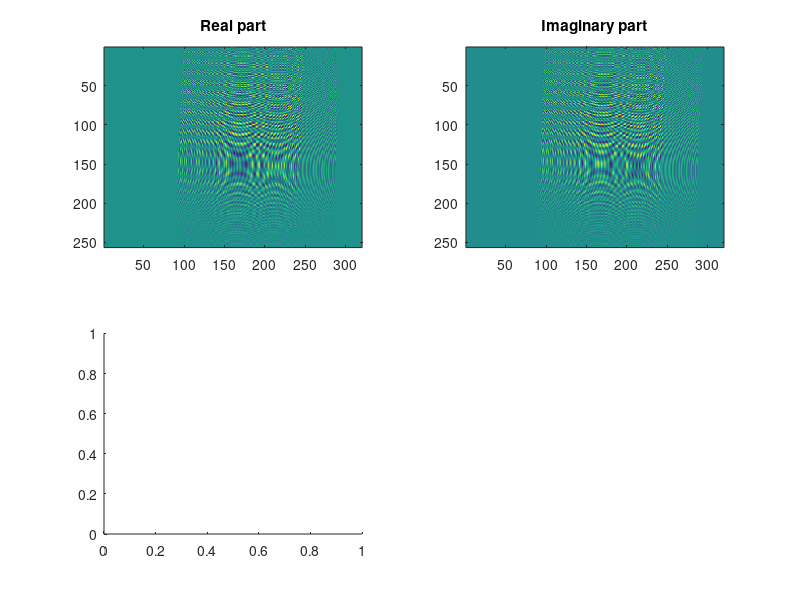

Source code (MATLAB): (Note: this script raises an error after producing the figure.)
clear all
close all
clc
%% Parameters
R_eta_c     = 20e3;     % m    slant range of scene center
V_r         = 150;      % m/s
T_r         = 2.5e-6;   % s
K_r         = 20e12;    % Hz/s
f0          = 5.3e9;    % Hz
delta_f_dop = 80;       % Hz
F_r         = 60e6;     % Hz
F_a         = 100;      % Hz
N_az        = 256;
N_rg        = 320;
theta_r_c   = 0;      % deg , beam squint angle
eta_c       = -8.1;     % s , beam center crossing time
f_eta_c        = 320;      % Hz , doppler centroid freq, fixed at 2V_rsin(theta_r_c)/lambda for all ranges
% theta_r_c = 21.9; eta_c = -49.7; f_nc = 1975;
c      = 3e8;
lambda = c/f0;
theta_r_c  = deg2rad(theta_r_c);

%% Scene definition
scene_delta_R = c/(2*F_r);
n_rg = 1:N_rg;
range_centered = (n_rg-1-N_rg/2)*scene_delta_R + R_eta_c;
tau_centered = 2*range_centered/c;

n_az = 1:N_az;
eta_centered = (n_az-1-N_az/2)/F_a + eta_c;
scene_delta_x = V_r/F_a;
x_centered = eta_centered*V_r;

[ETA, TAU] = meshgrid(eta_centered,tau_centered);
echoScene = zeros(size(TAU));
%% Chirp definition (received)
target_rg_idx = [155 155 200];
target_az_idx = [85 105 105];   % A earlier than B and C; tune until the knot is near 175
targets_R   = range_centered(target_rg_idx);
targets_eta = eta_centered(target_az_idx);   % beam-center crossing times

nTargets = length(target_rg_idx);

A0 = 1;

for ii = 1:nTargets
    R_tg = targets_R(ii);
    R0 = R_tg.*cos(theta_r_c);
    eta_tg = targets_eta(ii);
    eta_0 = eta_tg - eta_c;                      % zero-Doppler time of this target

    K_a = 2*V_r^2*cos(theta_r_c)^2/(lambda*R_tg);
    w_a = sinc(0.886.*K_a.*(ETA - eta_tg)./delta_f_dop).^2;

    R_eta = sqrt(R0^2 + V_r^2*(ETA - eta_0).^2);

    w_r_shifted = abs(TAU - 2*R_eta/c) <= T_r/2;

    echo = A0 .* w_r_shifted .* w_a ...
        .* exp(-1j.*4.*pi.*f0.*R_eta./c) ...
        .* exp(1j.*pi.*K_r.*(TAU - 2.*R_eta./c).^2);
    echoScene = echoScene + echo;
end

%% Initial Plots

figure
subplot(2,2,1)
imagesc(real(echoScene)')
view(2)
title("Real part")
subplot(2,2,2)
imagesc(imag(echoScene)')
view(2)
title("Imaginary part")
subplot(2,2,3)
imagesc(20.*log10(abs(echoScene)'./max(abs(echoScene),[],"all")))
view(2)
title("Magnitude")
subplot(2,2,4)
imagesc(angle(echoScene)')
view(2)
title("Phase")

%% Range compression
Beta_coeff = 2.5;
tau_baseband = tau_centered' - 2*R_eta_c/c;
baseband_chirp = exp(1j.*pi.*K_r.*(tau_baseband).^2);
baseband_chirp = baseband_chirp((abs(tau_baseband) <= T_r/2));
nChirp = length(baseband_chirp);
win_kaiser = ifftshift(kaiser(N_rg,Beta_coeff));
MF = conj(fft(baseband_chirp,N_rg)).*win_kaiser;

s_rc = ifft(fft(echoScene,[],1).*MF,[],1);
s_rc = s_rc(1:end-nChirp+1,:);
% s_rc = s_rc(40:40+100-1,:); %to match the book

%% Compression Plots

figure
subplot(1,2,1)
imagesc(real(s_rc)')
view(2)
title("Real part")
subplot(1,2,2)
imagesc(20.*log10(abs(s_rc)'./max(abs(s_rc),[],"all")))
view(2)
title("Magnitude")

%% Theoretical Compression
echoScene_theo = zeros(size(TAU));
for ii = 1:length(target_rg_idx)
    R_tg = targets_R(ii);
    R0 = R_tg.*cos(theta_r_c);
    eta_tg = targets_eta(ii);
    eta_0 = eta_tg - eta_c;                      % zero-Doppler time of this target

    K_a = 2*V_r^2*cos(theta_r_c)^2/(lambda*R_tg);
    w_a = sinc(0.886.*K_a.*(ETA - eta_tg)./delta_f_dop).^2;

    R_eta = sqrt(R0^2 + V_r^2*(ETA - eta_0).^2);

    B_r     = abs(K_r)*T_r;
    gamma_w = 1.18;             % Kaiser, beta = 2.5
    
    p_r = sinc(B_r .* (TAU - 2*R_eta./c) ./ gamma_w);

    echo = A0 .* p_r .* w_a ...
        .* exp(-1j.*4.*pi.*f0.*R_eta./c);
    echoScene_theo = echoScene_theo + echo;
end

s_rc_theo = echoScene_theo;
% s_rc_theo = echoScene_theo(150-36:150-1+100-36, :); % to match book

figure
subplot(1,2,1)
imagesc(real(s_rc_theo)')
view(2)
title("Real part")
subplot(1,2,2)
imagesc(20.*log10(abs(s_rc_theo)'./max(abs(s_rc_theo),[],"all")))
view(2)
title("Magnitude")


%% Azimuth FFT
S1 = fft(s_rc,[],2);
S1_theo = fft(s_rc_theo,[],2);

figure
subplot(2,2,1)
imagesc(real(S1)')
view(2)
title("Real part")
subplot(2,2,2)
imagesc(20.*log10(abs(S1)'./max(abs(S1),[],"all")))
view(2)
title("Magnitude")
subplot(2,2,3)
imagesc(real(S1_theo)')
view(2)
title("Real part")
subplot(2,2,4)
imagesc(20.*log10(abs(S1_theo)'./max(abs(S1_theo),[],"all")))
view(2)
title("Magnitude")

%% RCMC Sinc Interp
f_base = [0:N_az/2-1, -N_az/2:-1]*F_a/N_az; % fft ordering
f_eta = f_eta_c + mod(f_base - f_eta_c + F_a/2, F_a) - F_a/2; % unwrapped around centroid

Nr = size(S1,1);
R0 = (range_centered(1:Nr).'*cos(theta_r_c));          % Nr x 1
delta_R = lambda^2 * R0 .* (f_eta.^2) / (8*V_r^2);          % Nr x N_az
% delta_R = delta_R_centered - lambda^2 * R0 .* f_eta_c^2 / (8*V_r^2);


delta_R_idx = delta_R / scene_delta_R;
S2 = zeros(size(S1));

for jj = 1:N_az
    interp_len = 4;
    n_sam = 1:Nr;
    S1_sam = S1(:,jj);
    n_interp = 1:1/interp_len:Nr;
    [N_INTERP,N_SAM] = ndgrid(n_interp,n_sam);

    S1_interp = sinc(N_INTERP - N_SAM)*S1_sam;

    i = round((n_sam' + delta_R_idx(:,jj) - 1)*interp_len) + 1;
    bad = i < 1 | i > length(n_interp);
    i(bad) = 1;

    S2(:,jj) = S1_interp(i);
    S2(bad,jj) = 0;
end

figure
subplot(1,2,1)
imagesc(real(S2)')
view(2)
title("Real part")
subplot(1,2,2)
imagesc(20.*log10(abs(S2)'./max(abs(S2),[],"all")))
view(2)
title("Magnitude")

%% RCMC Phase multiplier
f_tau = ifftshift(-floor(Nr/2):ceil(Nr/2)-1).' * F_r/Nr;
delta_R_invariant = lambda^2 * R_eta_c * cos(theta_r_c) * f_eta.^2 / (8*V_r^2);
G_rcmc = exp(1j.*4.*pi.*f_tau.*delta_R_invariant./c);

S2_PM = ifft(fft(S1,[],1).*G_rcmc,[],1);
figure
subplot(1,2,1)
imagesc(real(S2_PM)')
view(2)
title("Real part")
subplot(1,2,2)
imagesc(20.*log10(abs(S2_PM)'./max(abs(S2_PM),[],"all")))
view(2)
title("Magnitude")

%% Azimuth Compresison
K_a = 2*V_r^2*cos(theta_r_c)^2./(lambda*range_centered(1:size(S2,1))); % same R0 from last section
H_az = exp(-1j.*pi.*(f_eta.^2)./K_a');
Beta_coeff = 2.5;
x = 2*(f_eta - f_eta_c)/F_a;                                   % -1..1 across the unwrapped band
win_az = besseli(0, Beta_coeff*sqrt(max(1-x.^2,0))) / besseli(0,Beta_coeff);   % 1 x N_az
S3 = S2 .* (H_az .* win_az);

T_a = delta_f_dop*R_eta_c*lambda/(2*V_r^2);
nAzimuth = round(T_a*F_a);
nThrowaway = (nAzimuth-1)/2;

s_ac = ifft(S3,[],2);
s_ac = s_ac(:,1+nThrowaway:end-nThrowaway);

peaks_tf = islocalmax2(abs(s_ac),MaxNumExtrema=3);
[range_coord, azimuth_coord] = meshgrid(1:size(s_ac,1),1:size(s_ac,2));

range_coord = range_coord';
azimuth_coord = azimuth_coord';


%%
figure
surf(20.*log10(abs(s_ac)'./max(abs(s_ac),[],"all")))
hold on
plot3(range_coord(peaks_tf),azimuth_coord(peaks_tf),abs(s_ac(peaks_tf)),"red.",MarkerSize=12)
% view(2)
title("Magnitude")

%% SRC Option 2
theta_r_c = 21.9; eta_c = -49.7; f_eta_c = 1975;
theta_r_c  = deg2rad(theta_r_c);

%% Scene definition


scene_delta_R = c/(2*F_r);
n_rg = 1:N_rg;
range_centered = (n_rg-1-N_rg/2)*scene_delta_R + R_eta_c;
tau_centered = 2*range_centered/c;

n_az = 1:N_az;
eta_centered = (n_az-1-N_az/2)/F_a + eta_c;
scene_delta_x = V_r/F_a;
x_centered = eta_centered*V_r;

[ETA, TAU] = meshgrid(eta_centered,tau_centered);
echoScene = zeros(size(TAU));
%% Chirp definition (received)
target_rg_idx = [155 155 175];
target_az_idx = [85 115 115];   % A earlier than B and C; tune until the knot is near 175
targets_R   = range_centered(target_rg_idx);
targets_eta = eta_centered(target_az_idx);   % beam-center crossing times

nTargets = length(target_rg_idx);

A0 = 1;

for ii = 1:nTargets
    R_tg = targets_R(ii);
    R0 = R_tg.*cos(theta_r_c);
    eta_tg = targets_eta(ii);
    eta_0 = eta_tg - eta_c;                      % zero-Doppler time of this target

    K_a = 2*V_r^2*cos(theta_r_c)^2/(lambda*R_tg);
    w_a = sinc(0.886.*K_a.*(ETA - eta_tg)./delta_f_dop).^2;

    R_eta = sqrt(R0^2 + V_r^2*(ETA - eta_0).^2);

    w_r_shifted = abs(TAU - 2*R_eta/c) <= T_r/2;

    echo = A0 .* w_r_shifted .* w_a ...
        .* exp(-1j.*4.*pi.*f0.*R_eta./c) ...
        .* exp(1j.*pi.*K_r.*(TAU - 2.*R_eta./c).^2);
    echoScene = echoScene + echo;
end

%% Initial Plots

figure
subplot(2,2,1)
imagesc(real(echoScene)')
view(2)
title("Real part")
subplot(2,2,2)
imagesc(imag(echoScene)')
view(2)
title("Imaginary part")
subplot(2,2,3)
imagesc(20.*log10(abs(echoScene)'./max(abs(echoScene),[],"all")))
view(2)
title("Magnitude")
subplot(2,2,4)
imagesc(angle(echoScene)')
view(2)
title("Phase")

%% Range Compression

Beta_coeff = 2.5;
tau_baseband = tau_centered' - 2*R_eta_c/c;
baseband_chirp = exp(1j.*pi.*K_r.*(tau_baseband).^2);
baseband_chirp = baseband_chirp((abs(tau_baseband) <= T_r/2));

nChirp = length(baseband_chirp);
win_kaiser = ifftshift(kaiser(N_rg,Beta_coeff));

MF = conj(fft(baseband_chirp,N_rg)).*win_kaiser;

s_rc = ifft(fft(echoScene,[],1).*MF,[],1);
s_rc = s_rc(1:end-nChirp+1,:);
% s_rc = s_rc(40:40+100-1,:); %to match the book

%% Compression Plots

figure
subplot(1,2,1)
imagesc(real(s_rc)')
view(2)
title("Real part")
subplot(1,2,2)
imagesc(20.*log10(abs(s_rc)'./max(abs(s_rc),[],"all")))
view(2)
title("Magnitude")

%% Azimuth FFT
S1_pre_src = fft(s_rc,[],2);

f_base = [0:N_az/2-1, -N_az/2:-1]*F_a/N_az; % fft ordering
f_eta = f_eta_c + mod(f_base - f_eta_c + F_a/2, F_a) - F_a/2; % unwrapped around centroid

tau_zero_center = tau_centered(1:Nr) - 2*R_eta_c/c;
f_tau = ifftshift(tau_zero_center*(F_r^2)/Nr)';

R0_eta_c = R_eta_c*cos(theta_r_c);
D = sqrt(1 - (lambda*f_eta./(2*V_r)).^2);
K_src = (2*(V_r^2)*(f0.*D).^3)./(c*R0_eta_c*f_eta.^2); 

K_m = K_r./(1-(K_r./K_src));

src_filter = exp(-1j.*pi.*(f_tau.^2)./K_src);
S1 = ifft(fft(S1_pre_src,[],1).*src_filter,[],1);

figure
subplot(2,2,1)
imagesc(real(S1_pre_src)')
view(2)
title("Real part")
subplot(2,2,2)
imagesc(20.*log10(abs(S1_pre_src)'./max(abs(S1_pre_src),[],"all")))
view(2)
title("Magnitude")
subplot(2,2,3)
imagesc(real(S1)')
view(2)
title("Real part")
subplot(2,2,4)
imagesc(20.*log10(abs(S1)'./max(abs(S1),[],"all")))
view(2)
title("Magnitude")

%% RCMC Sinc Interp

Nr = size(S1,1);
R0 = (range_centered(1:Nr).'*cos(theta_r_c));          % Nr x 1
delta_R = R0.*((1-D)./D);          % Nr x N_az
% delta_R = delta_R_centered - lambda^2 * R0 .* f_eta_c^2 / (8*V_r^2);


delta_R_idx = delta_R / scene_delta_R;
S2 = zeros(size(S1));

for jj = 1:N_az
    interp_len = 4;
    n_sam = 1:Nr;
    S1_sam = S1(:,jj);
    n_interp = 1:1/interp_len:Nr;
    [N_INTERP,N_SAM] = ndgrid(n_interp,n_sam);

    S1_interp = sinc(N_INTERP - N_SAM)*S1_sam;

    i = mod(round((n_sam' + delta_R_idx(:,jj) - 1)*interp_len) - 1, length(n_interp)) + 1;
    bad = i < 1 | i > length(n_interp);
    i(bad) = 1;

    S2(:,jj) = S1_interp(i);
    S2(bad,jj) = 0;
end

figure
subplot(1,2,1)
imagesc(real(S2)')
view(2)
title("Real part")
subplot(1,2,2)
imagesc(20.*log10(abs(S2)'./max(abs(S2),[],"all")))
view(2)
title("Magnitude")

%% RCMC Phase multiplier
f_tau = ifftshift(-floor(Nr/2):ceil(Nr/2)-1).' * F_r/Nr;
delta_R_invariant = R_eta_c * cos(theta_r_c) * ((1-D)./D);
G_rcmc = exp(1j.*4.*pi.*f_tau.*delta_R_invariant./c);

S2_PM = ifft(fft(S1,[],1).*G_rcmc,[],1);
figure
subplot(1,2,1)
imagesc(real(S2_PM)')
view(2)
title("Real part")
subplot(1,2,2)
imagesc(20.*log10(abs(S2_PM)'./max(abs(S2_PM),[],"all")))
view(2)
title("Magnitude")

%% Azimuth Compresison
H_az = exp(4j.*pi.*R0.*D.*f0/c);
Beta_coeff = 2.5;
x = 2*(f_eta - f_eta_c)/F_a;                                   % -1..1 across the unwrapped band
win_az = besseli(0, Beta_coeff*sqrt(max(1-x.^2,0))) / besseli(0,Beta_coeff);   % 1 x N_az
S3 = S2 .* (H_az .* win_az);

T_a = delta_f_dop*R_eta_c*lambda/(2*V_r^2);
nAzimuth = round(T_a*F_a);
nThrowaway = (nAzimuth-1)/2;

s_ac = ifft(S3,[],2);
s_ac = s_ac(:,1+nThrowaway:end-nThrowaway);

peaks_tf = islocalmax2(abs(s_ac),MaxNumExtrema=3);
[range_coord, azimuth_coord] = meshgrid(1:size(s_ac,1),1:size(s_ac,2));

range_coord = range_coord';
azimuth_coord = azimuth_coord';


%%
figure
imagesc(20.*log10(abs(s_ac)'./max(abs(s_ac),[],"all")))
hold on
plot3(range_coord(peaks_tf),azimuth_coord(peaks_tf),abs(s_ac(peaks_tf)),"red.",MarkerSize=12)
view(2)
title("Magnitude")
